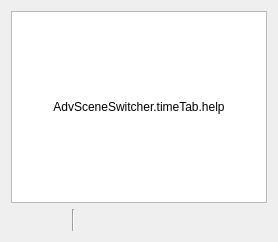
     <widget class="QWidget" name="timeTab">
      <attribute name="title">
       <string>AdvSceneSwitcher.timeTab.title</string>
      </attribute>
      <layout class="QVBoxLayout" name="verticalLayout_25">
       <item>
        <layout class="QGridLayout" name="gridLayout_15">
         <item row="0" column="0">
          <widget class="QListWidget" name="timeSwitches">
           <property name="enabled">
            <bool>true</bool>
           </property>
           <property name="sortingEnabled">
            <bool>false</bool>
           </property>
          </widget>
         </item>
         <item row="0" column="0">
          <widget class="QLabel" name="timeHelp">
           <property name="text">
            <string>AdvSceneSwitcher.timeTab.help</string>
           </property>
           <property name="alignment">
            <set>Qt::AlignCenter</set>
           </property>
           <property name="wordWrap">
            <bool>true</bool>
           </property>
          </widget>
         </item>
        </layout>
       </item>
       <item>
        <layout class="QHBoxLayout" name="horizontalLayout_51">
         <item>
          <widget class="QPushButton" name="timeAdd">
           <property name="maximumSize">
            <size>
             <width>22</width>
             <height>22</height>
            </size>
           </property>
           <property name="flat">
            <bool>true</bool>
           </property>
           <property name="themeID" stdset="0">
            <string notr="true">addIconSmall</string>
           </property>
           <property name="class" stdset="0">
            <string notr="true">icon-plus</string>
           </property>
          </widget>
         </item>
         <item>
          <widget class="QPushButton" name="timeRemove">
           <property name="maximumSize">
            <size>
             <width>22</width>
             <height>22</height>
            </size>
           </property>
           <property name="flat">
            <bool>true</bool>
           </property>
           <property name="themeID" stdset="0">
            <string notr="true">removeIconSmall</string>
           </property>
           <property name="class" stdset="0">
            <string notr="true">icon-trash</string>
           </property>
          </widget>
         </item>
         <item>
          <spacer name="horizontalSpacer_110">
           <property name="orientation">
            <enum>Qt::Horizontal</enum>
           </property>
           <property name="sizeType">
            <enum>QSizePolicy::Fixed</enum>
           </property>
           <property name="sizeHint" stdset="0">
            <size>
             <width>5</width>
             <height>20</height>
            </size>
           </property>
          </spacer>
         </item>
         <item>
          <widget class="Line" name="line_36">
           <property name="orientation">
            <enum>Qt::Vertical</enum>
           </property>
          </widget>
         </item>
         <item>
          <spacer name="horizontalSpacer_111">
           <property name="orientation">
            <enum>Qt::Horizontal</enum>
           </property>
           <property name="sizeType">
            <enum>QSizePolicy::Fixed</enum>
           </property>
           <property name="sizeHint" stdset="0">
            <size>
             <width>5</width>
             <height>20</height>
            </size>
           </property>
          </spacer>
         </item>
         <item>
          <widget class="QPushButton" name="timeUp">
           <property name="maximumSize">
            <size>
             <width>22</width>
             <height>22</height>
            </size>
           </property>
           <property name="text">
            <string/>
           </property>
           <property name="flat">
            <bool>true</bool>
           </property>
           <property name="themeID" stdset="0">
            <string>upArrowIconSmall</string>
           </property>
           <property name="class" stdset="0">
            <string notr="true">icon-up</string>
           </property>
          </widget>
         </item>
         <item>
          <widget class="QPushButton" name="timeDown">
           <property name="maximumSize">
            <size>
             <width>22</width>
             <height>22</height>
            </size>
           </property>
           <property name="text">
            <string/>
           </property>
           <property name="flat">
            <bool>true</bool>
           </property>
           <property name="themeID" stdset="0">
            <string>downArrowIconSmall</string>
           </property>
           <property name="class" stdset="0">
            <string notr="true">icon-down</string>
           </property>
          </widget>
         </item>
         <item>
          <spacer name="horizontalSpacer_39">
           <property name="orientation">
            <enum>Qt::Horizontal</enum>
           </property>
           <property name="sizeHint" stdset="0">
            <size>
             <width>40</width>
             <height>20</height>
            </size>
           </property>
          </spacer>
         </item>
        </layout>
       </item>
      </layout>
     </widget>
